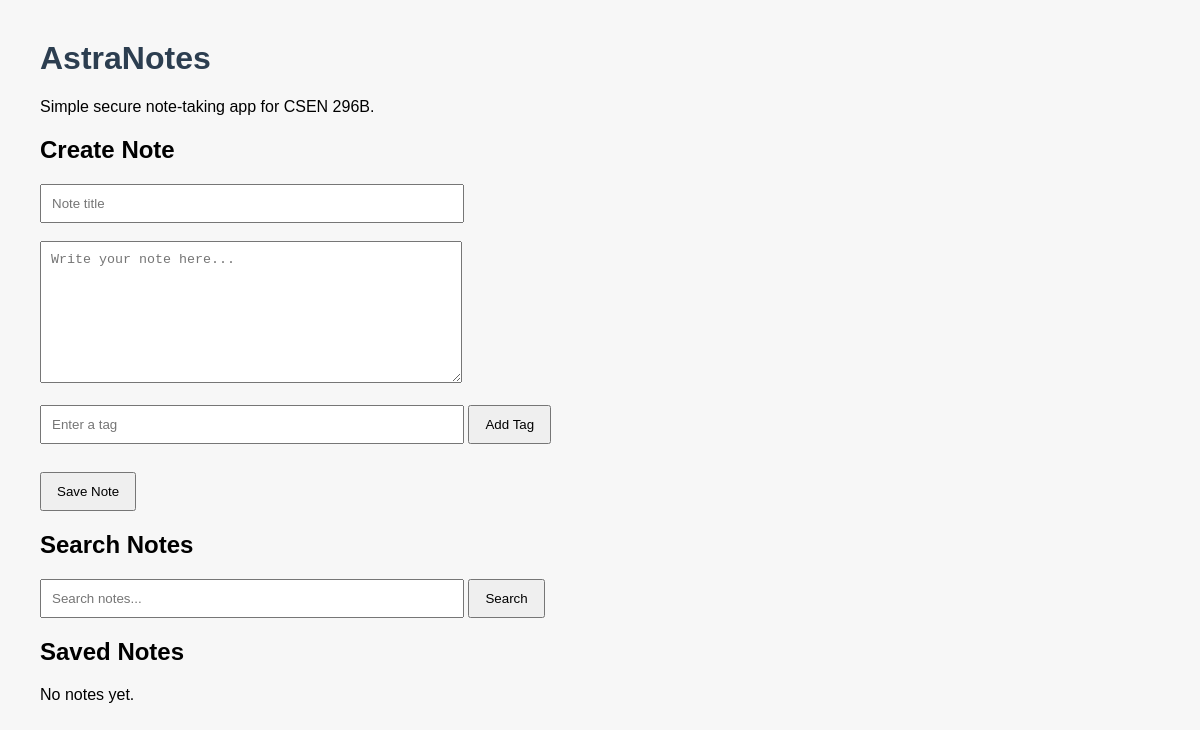
Before: / with the older database file.
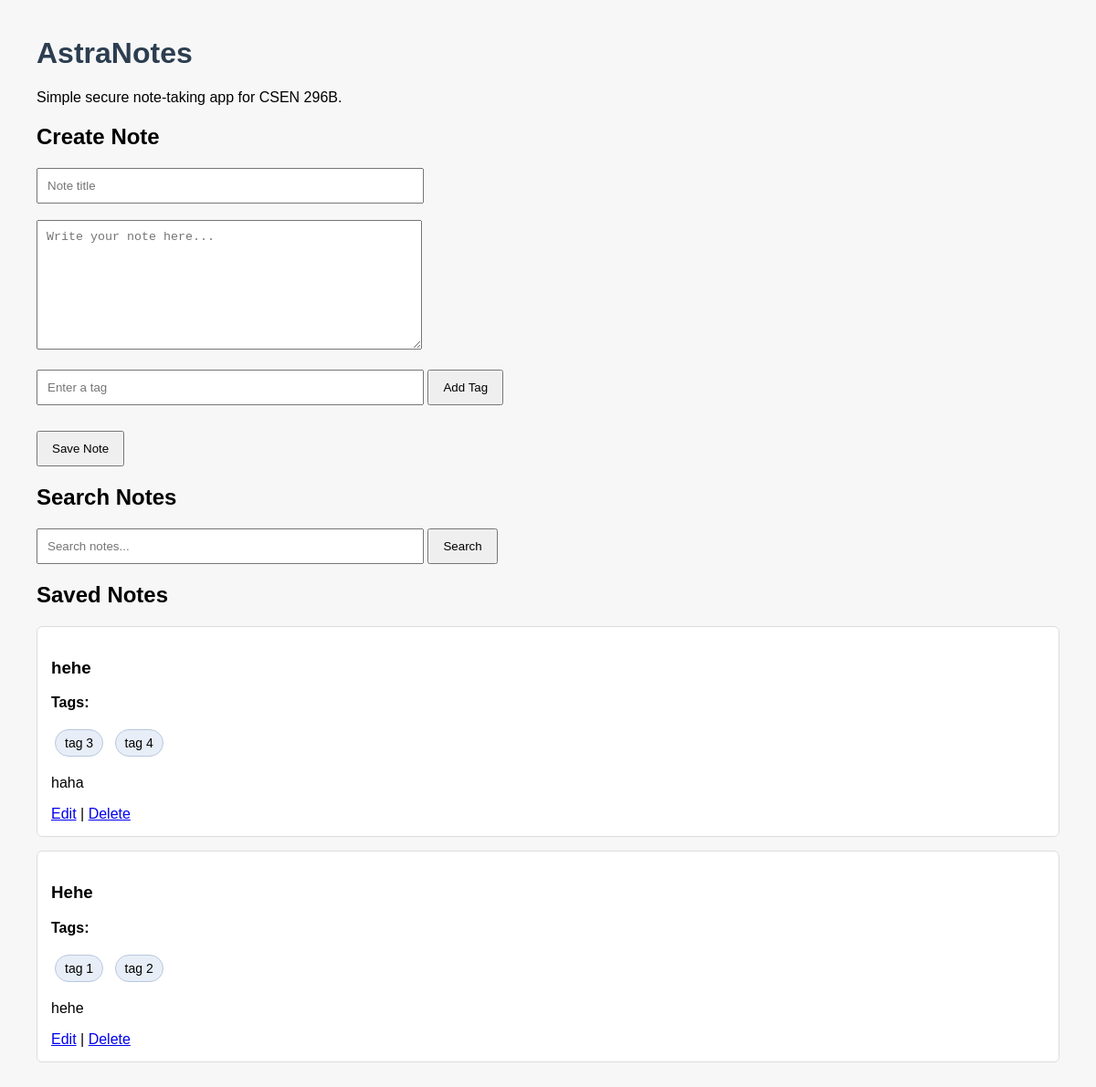
After: the same page with the newer database file.
### tables this page shows
CREATE TABLE notes (
            id INTEGER PRIMARY KEY AUTOINCREMENT,
            title TEXT NOT NULL,
            content TEXT NOT NULL
        , tags TEXT);

### src/app.py (the view)
@app.route("/")
def home():
    search_query = request.args.get("search", "")
    conn = get_db_connection()
    if search_query:
        notes = conn.execute(
            """
            SELECT *
            FROM notes
            WHERE title LIKE ?
            OR content LIKE ?
            OR tags LIKE ?
            ORDER BY id DESC
            """,
            (
                f"%{search_query}%",
                f"%{search_query}%",
                f"%{search_query}%"
            )
        ).fetchall()
    else:
        notes = conn.execute(
            "SELECT * FROM notes ORDER BY id DESC"
        ).fetchall()
    conn.close()
    return render_template(
        "index.html",
        notes=notes,
        search_query=search_query
    )

### src/app.py (called while the page is built)
def get_db_connection():
    conn = sqlite3.connect(DATABASE)
    conn.row_factory = sqlite3.Row
    return conn

### src/templates/index.html (shortened to what this page needs)
<!DOCTYPE html>
<html>
<head>
    <link rel="stylesheet" href="{{ url_for('static', filename='style.css') }}">
</head>
<body>
    <h1>AstraNotes</h1>
    <p>Simple secure note-taking app for CSEN 296B.</p>
    <h2>Create Note</h2>
    <form action="/add" method="POST">
        <input type="text" name="title" placeholder="Note title" required>
        <br><br>
        <textarea name="content" placeholder="Write your note here..." required></textarea>
        <br><br>
        <div class="tag-entry">
            <input type="text" id="tagInput" placeholder="Enter a tag">
            <button type="button" onclick="addTag()">Add Tag</button>
        </div>
        <br>
        <button type="submit">Save Note</button>
    </form>
    <h2>Search Notes</h2>
    <form method="GET" action="/">
        <input type="text" name="search" placeholder="Search notes..." value="{{ search_query }}">
        <button type="submit">Search</button>
    </form>
    <h2>Saved Notes</h2>
    {% for note in notes %}
    <div class="note">
        <h3>{{ note["title"] }}</h3>
        {% if note["tags"] %}
        <p><strong>Tags:</strong></p>
        {% if note["tags"] %}
        {% for tag in note["tags"].split(",") %}
        <span class="tag-chip">{{ tag }}</span>
        {% endfor %}
        {% else %}
        <p>No tags</p>
        {% endif %}
        {% endif %}
        <p>{{ note["content"] }}</p>
        <a href="{{ url_for('edit_note', note_id=note['id']) }}">Edit</a>
        |
        <a href="{{ url_for('delete_note', note_id=note['id']) }}">Delete</a>
    </div>
    {% else %}
    <p>No notes yet.</p>
    {% endfor %}
</body>
</html>

### src/static/style.css (style rules this page uses)
body { font-family: Arial, sans-serif; margin: 40px; background-color: #f7f7f7; }
h1 { color: #2c3e50; }
input, textarea { width: 400px; padding: 10px; }
textarea { height: 120px; }
button { padding: 10px 15px; cursor: pointer; }
.note { background: white; padding: 15px; margin-top: 15px; border-radius: 6px; border: 1px solid #ddd; }
.tag-entry { margin-bottom: 10px; }
.tag-chip { display: inline-block; background-color: #e8eef7; border: 1px solid #b8c7dd; border-radius: 16px; padding: 6px 10px; margin: 4px; font-size: 14px; }

Changed rows visible on the page:
added notes: title "hehe", tag "tag 3" "tag 4", content "haha"
added notes: title "Hehe", tag "tag 1" "tag 2", content "hehe"
Other visible differences:
text no longer shown: "No notes yet."
